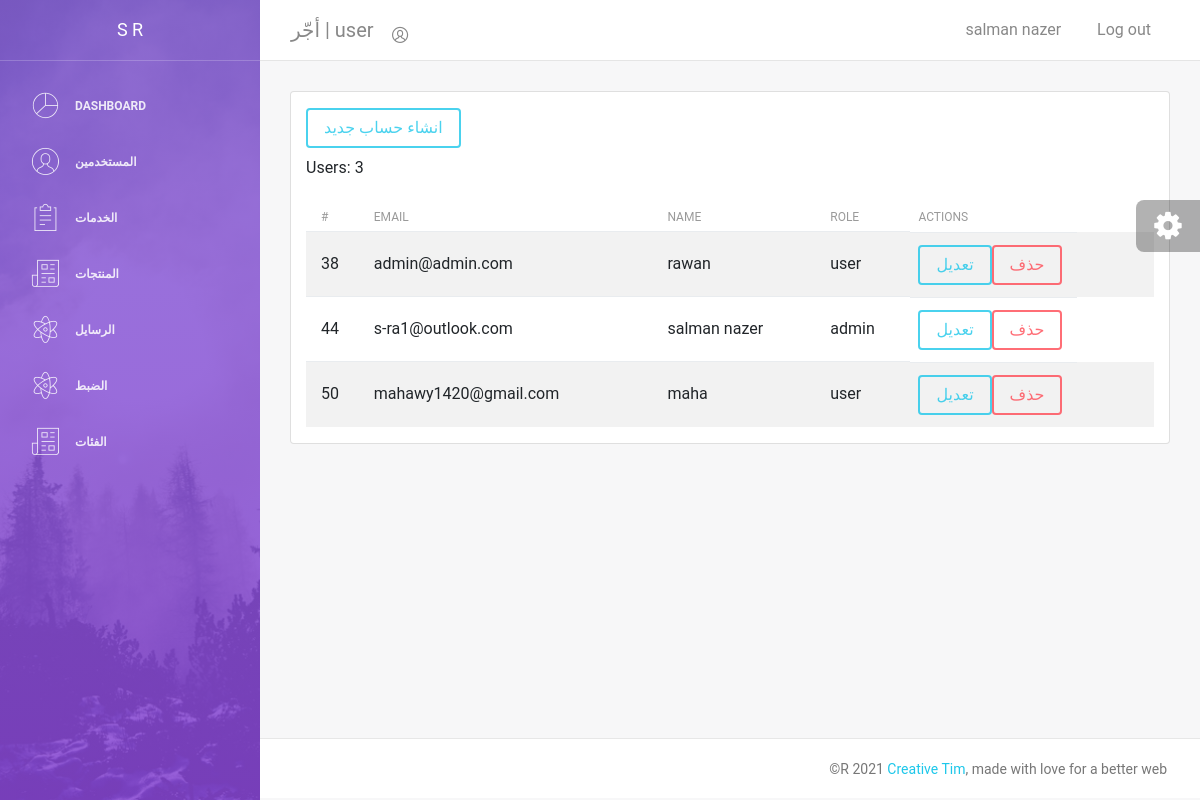
The page /admin/users/index.php (signed in) on the database its author committed.
### tables this page shows
CREATE TABLE `settings` (
  `id` int(11) NOT NULL,
  `admin_email` varchar(64) NOT NULL,
  `app_name` varchar(64) NOT NULL DEFAULT 'service app',
  `app_note` varchar(255) NOT NULL
);

CREATE TABLE `users` (
  `id` int(11) UNSIGNED NOT NULL,
  `email` varchar(255) NOT NULL,
  `name` varchar(255) DEFAULT NULL,
  `password` varchar(255) NOT NULL,
  `role` enum('admin','user') NOT NULL DEFAULT 'user',
  `created_at` datetime NOT NULL DEFAULT current_timestamp()
);

### config/app.php (called while the page is built)
<?php
include_once 'database.php';
$settings = $mysqli->query('select * from settings')->fetch_array(MYSQLI_ASSOC);
if(count($settings)){
    $app_name = $settings['app_name'];
    $admin_email = $settings['admin_email'];
    $app_note = $settings['app_note'];
}else{
    $app_name = 'Service App';
    $admin_email = 'snazer658@gmail.com';
    $app_note = 'تاجير';
}
    $config =[
      'app_name' =>  $app_name,
      'admin_email' => $admin_email ,
      'lang' => 'eng' ,
      'dir' => 'ltr' ,
      'app_url' => 'http://127.0.0.1/php/',
      'upload_dir' => 'uploads/',
      'admin_assets' => 'http://127.0.0.1/php/admin/template/assets',
      'app_note' => $app_note,
    ];
 ?>

### classec/user.php (called while the page is built, shortened)
<?php
class user {
  public function name(){
  if(isset($_SESSION['user_name'])){
        return $_SESSION['user_name'];
    }
        return 'gust';
  }
}
 ?>

### admin/users/index.php (the view, shortened to what this page needs)
<?php
$title = ' user';
$icon = 'circle-09';
include __DIR__.'/../template/header.php';
$users = $mysqli->query('select * from users order by id')->fetch_all(MYSQLI_ASSOC);
?>
  <div class="card">
      <div class="container pt-3">
          <a href="create.php" class="btn btn-info ">انشاء حساب جديد</a>
        <p class="header pt-2">Users: <?php echo count($users) ?></p>
      <div class="table-responsive">
        <table class="table table-striped">
          <thead>
            <tr>
              <th width="0">#</th>
              <th>Email</th>
              <th >Name</th>
              <th >Role</th>
              <th width="150">Actions</th>
            </tr>
          </thead>
          <tbody>
          <?php foreach ($users as $user ): ?>
            <tr>
              <td><?php echo $user['id'] ?></td>
              <td><?php echo $user['email'] ?></td>
              <td><?php echo $user['name'] ?></td>
              <td><?php echo $user['role'] ?></td>
              <td>
                <a href="edit.php?id=<?php echo $user['id'] ?>" class="btn btn-info">تعديل</a>
                <form method="post" style="display: inline">
                  <button onclick="return confirm('هل انت متاكد')" class="btn btn-danger" type="submit">حذف</button>
                </form>
              </td>
            </tr>
          <?php endforeach; ?>
          </tbody>
        </table>
      </div>
      </div>
  </div>
<?php
include __DIR__.'/../template/footer.php';
 ?>

### admin/template/header.php (shortened to what this page needs)
<?php
require_once __DIR__.'/../../config/app.php';
require_once __DIR__.'/../../classec/user.php';
$user = new User;
 ?>
<!DOCTYPE html>
<html lang="en">
<head>
    <link rel="stylesheet" href="https://maxcdn.bootstrapcdn.com/font-awesome/latest/css/font-awesome.min.css" />
    <link href="<?php echo $config['admin_assets']?>/css/bootstrap.min.css" rel="stylesheet" />
    <link href="<?php echo $config['admin_assets']?>/css/light-bootstrap-dashboard.css?v=2.0.0 " rel="stylesheet" />
    <link href="<?php echo $config['admin_assets']?>/css/demo.css" rel="stylesheet" />
</head>
<body>
  <div class="wrapper">
      <div class="sidebar" data-image="<?php echo $config['admin_assets']?>/img/sidebar-5.jpg">
  <?php include 'sidebar.php' ?>
      </div>
      <div class="main-panel">
          <nav class="navbar navbar-expand-lg " color-on-scroll="500">
              <div class="container-fluid">
                  <a class="navbar-brand" href="/../../php/index.php"> <?php echo $config['app_name']." | ". $title ?> </a>
                  <div class="collapse navbar-collapse justify-content-end" id="navigation">
                      <ul class="nav navbar-nav mr-auto">
                          <li class="nav-item">
                              <a href="#" class="nav-link" data-toggle="dropdown">
                                  <i class="nc-icon nc-<?php echo $icon ?>"></i>
                              </a>
                          </li>
                      </ul>
                      <ul class="navbar-nav ml-auto">
                          <li class="nav-item">
                              <a class="nav-link" href="#pablo">
                                  <span><?php echo $user->name() ?></span>
                              </a>
                          </li>
                          <li class="nav-item">
                              <a class="nav-link" href="<?php echo $config['app_url'].'logout.php'; ?>">
                                  <span class="no-icon">Log out</span>
                              </a>
                          </li>
                      </ul>
                  </div>
              </div>
          </nav>
          <div class="content">
              <div class="container-fluid">

### rows shown on the page
settings: app_name "أجّر"
users: id "38", email "admin@admin.com", name "rawan", role "user"
users: id "44", email "s-ra1@outlook.com", name "salman nazer", role "admin"
users: id "50", email "mahawy1420@gmail.com", name "maha", role "user"

### other values the page prints
$title "user"
$user->name() "salman nazer"
count($users) "3"
